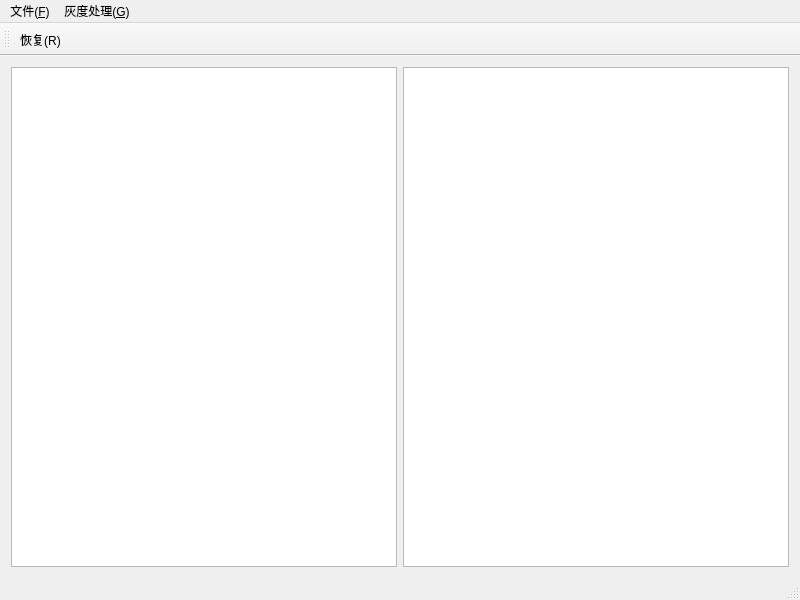
<?xml version="1.0" encoding="UTF-8"?>
<ui version="4.0">
 <class>MainWindow</class>
 <widget class="QMainWindow" name="MainWindow">
  <property name="geometry">
   <rect>
    <x>0</x>
    <y>0</y>
    <width>800</width>
    <height>600</height>
   </rect>
  </property>
  <property name="windowTitle">
   <string>MainWindow</string>
  </property>
  <widget class="QWidget" name="centralWidget">
   <layout class="QHBoxLayout" name="horizontalLayout">
    <item>
     <layout class="QVBoxLayout" name="verticalLayout">
      <item>
       <layout class="QHBoxLayout" name="horizontalLayout_2">
        <item>
         <widget class="QGraphicsView" name="leftGraphicsView"/>
        </item>
        <item>
         <widget class="QGraphicsView" name="rightGrahpicsView"/>
        </item>
       </layout>
      </item>
     </layout>
    </item>
   </layout>
  </widget>
  <widget class="QMenuBar" name="menuBar">
   <property name="geometry">
    <rect>
     <x>0</x>
     <y>0</y>
     <width>800</width>
     <height>25</height>
    </rect>
   </property>
   <widget class="QMenu" name="menu_F">
    <property name="title">
     <string>文件(&amp;F)</string>
    </property>
    <addaction name="action_OPEN"/>
   </widget>
   <widget class="QMenu" name="menu_G">
    <property name="title">
     <string>灰度处理(&amp;G)</string>
    </property>
    <addaction name="action_RGB2GRAY"/>
   </widget>
   <addaction name="menu_F"/>
   <addaction name="menu_G"/>
  </widget>
  <widget class="QToolBar" name="mainToolBar">
   <attribute name="toolBarArea">
    <enum>TopToolBarArea</enum>
   </attribute>
   <attribute name="toolBarBreak">
    <bool>false</bool>
   </attribute>
   <addaction name="action_RESTORE"/>
  </widget>
  <widget class="QStatusBar" name="statusBar"/>
  <action name="action_OPEN">
   <property name="text">
    <string>打开图片(&amp;O)</string>
   </property>
   <property name="toolTip">
    <string>打开(O)</string>
   </property>
   <property name="shortcut">
    <string>Ctrl+O</string>
   </property>
  </action>
  <action name="action_RESTORE">
   <property name="text">
    <string>恢复(&amp;R)</string>
   </property>
   <property name="toolTip">
    <string>恢复(R)</string>
   </property>
  </action>
  <action name="action_RGB2GRAY">
   <property name="text">
    <string>rgb2gray(&amp;B)</string>
   </property>
   <property name="toolTip">
    <string>rgb2gray(B)</string>
   </property>
  </action>
 </widget>
 <layoutdefault spacing="6" margin="11"/>
 <resources/>
 <connections/>
</ui>
